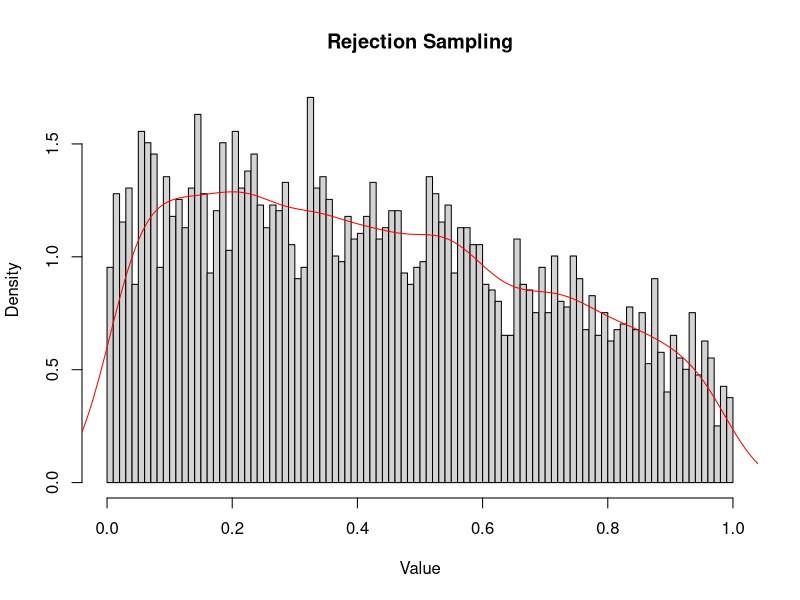

The R script that drew this image:
my.alfa <- c(1.2, 1.5)
my.theta <- 2
my.beta <- 2
n <- 10000

u1 <- function(x){
  1/(2.4*(1 + x^2))
}
u2 <- function(y){
  sqrt(2 + y^2)/3
}

k <- sample.int(length(my.alfa), 10000, replace = TRUE, prob = my.alfa)
alfa1 <- c(my.theta, 1)
beta1 <- c(1, my.beta)
sample <- rbeta(n, alfa1[k], beta1[k])

rejsample <- function(x,y){
  if(any(x == 1)){
    u <- runif(1, 0, 1)
    if(any(u < u1(y)))
      return(y)
  }
  else{
    u <- runif(1, 0, 1)
    if(any(u < u2(y)))
      return(y)
  }
}

rejsample.list <- mapply(rejsample, k, sample)
rejsample.result <- matrix(unlist(rejsample.list), nr = 1) 
hist(rejsample.result, 100, freq = FALSE, xlab = "Value", main = "Rejection Sampling")
estimation <- density(rejsample.result)
lines(estimation, col = "red")
